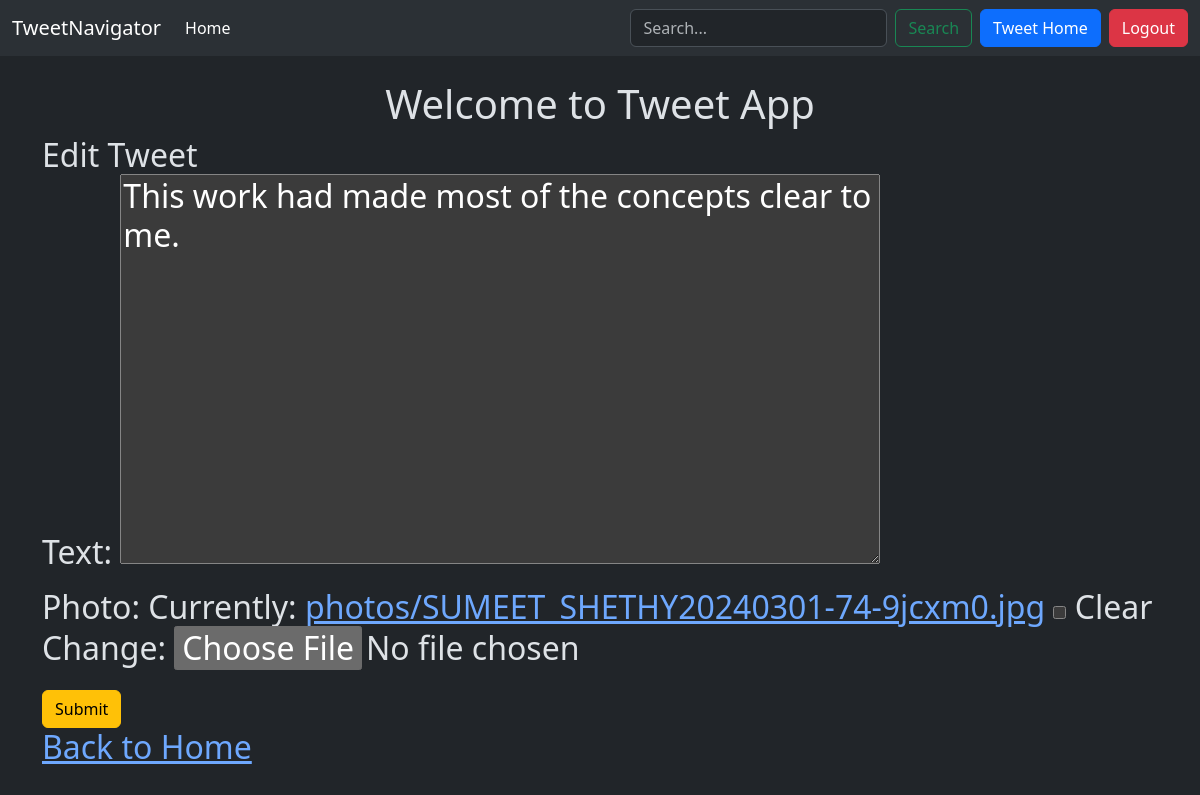
Before: /tweet/5/edit/ (signed in) with the older database file.
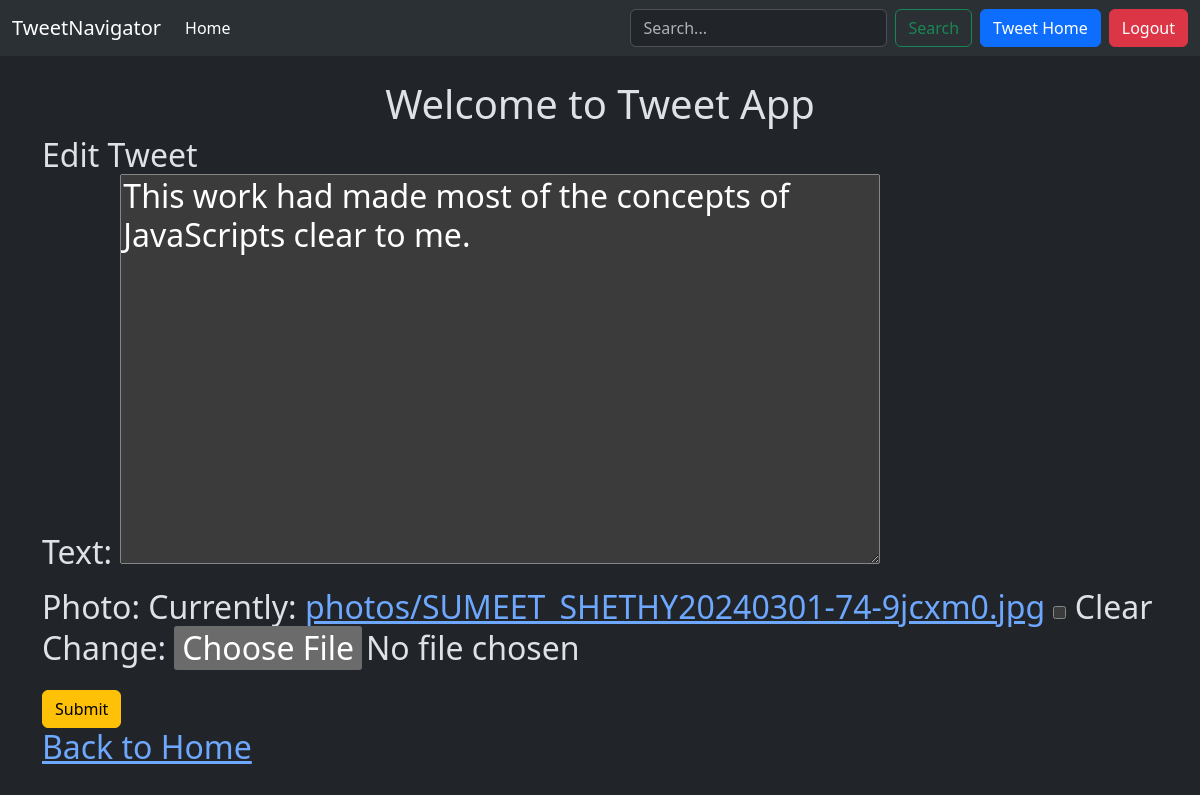
After: the same page with the newer database file.
### tweet/models.py (models this page shows, shortened)
class Tweet(models.Model):
   user = models.ForeignKey(User, on_delete=models.CASCADE)
   text = models.TextField(max_length=255)
   photo = models.ImageField(upload_to='photos/', blank=True, null=True)
   created_at = models.DateTimeField(auto_now_add=True)
   updated_at = models.DateTimeField(auto_now=True)

### tweet/views.py (the view)
# urls.py: path('<int:tweet_id>/edit/', views.tweet_edit, name='tweet_edit'),
@login_required
def tweet_edit(request, tweet_id):
  tweet = get_object_or_404(Tweet, pk=tweet_id,user = request.user)
  if request.method == 'POST':
    form = TweetForm(request.POST, request.FILES, instance=tweet)
    if form.is_valid():
      tweet=form.save(commit=False)
      tweet.user = request.user
      tweet.save()
      return redirect('tweet_list')
  else:
    form = TweetForm(instance=tweet)
  return render(request, 'tweet_form.html', {'form': form})

### tweet/forms.py
class TweetForm(forms.ModelForm):
  class Meta:
    model = Tweet
    fields = ['text', 'photo']

### tweet/templates/tweet_form.html (shortened to what this page needs)
{% extends "layout.html" %}
{% block content %}
<h1 class="text-center mt-4">Welcome to Tweet App</h1>
<h2>
  {%if form.instance.pk %}
  Edit Tweet
  {% else %}
  Create New Tweet
  {% endif %}
  <form method="post" enctype="multipart/form-data" class ="form">
    {{ form.as_p }}
    <button class="btn btn-warning" type="submit">Submit</button>
  </form>
  <a href="{% url 'tweet_list' %}">Back to Home</a>
</h2>
{% endblock %}

Changed rows visible on the page:
changed Tweet: text "This work had made most of the concepts clear to me." → "This work had made most of the concepts of JavaScripts clear to me."
